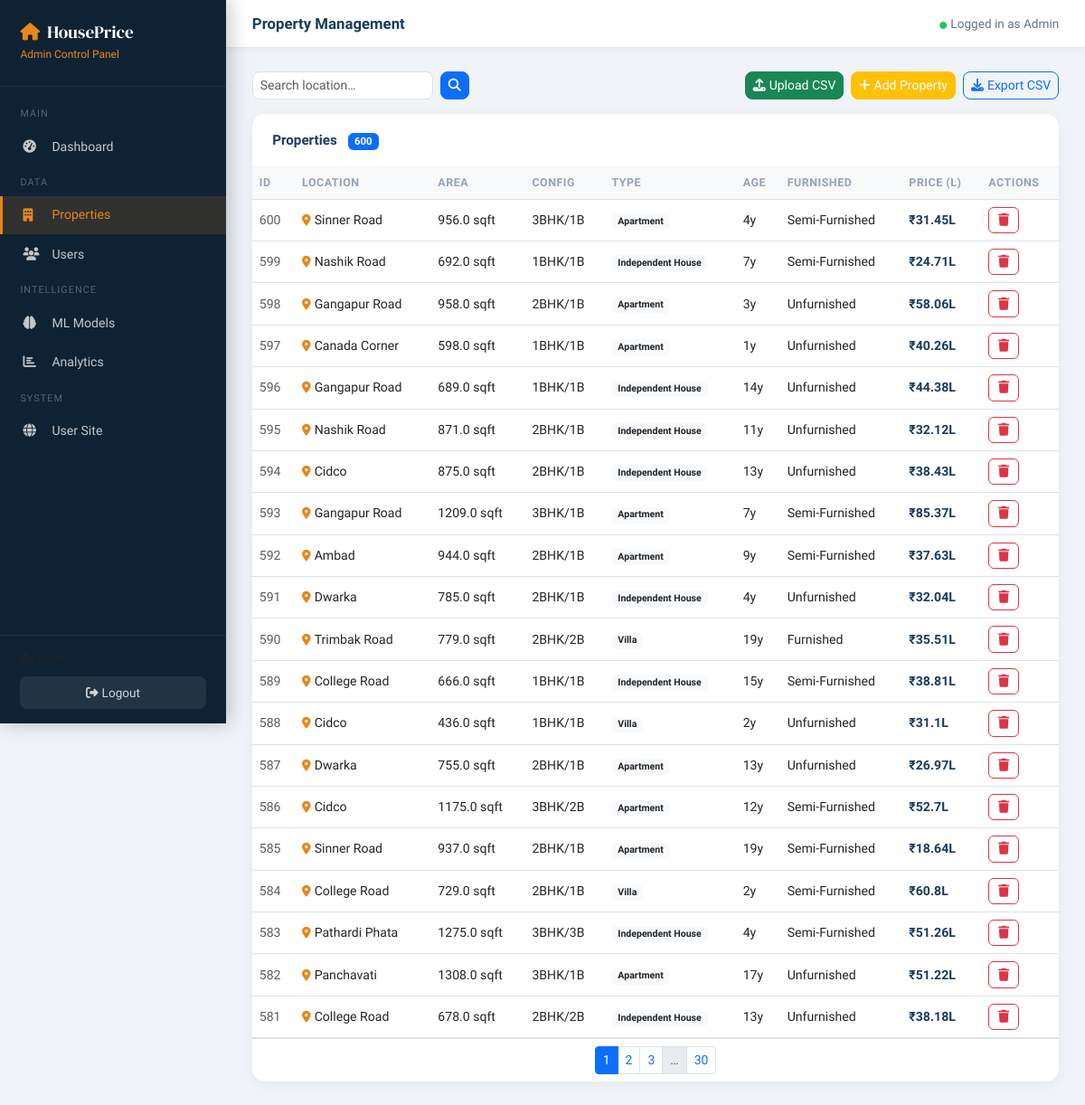
The page /admin/properties (signed in) on the database its author committed.
### database.py (models this page shows)
class Property(db.Model):
    __tablename__ = "properties"
    id            = db.Column(db.Integer, primary_key=True)
    location      = db.Column(db.String(100), nullable=False)
    area_sqft     = db.Column(db.Float, nullable=False)
    bedrooms      = db.Column(db.Integer, nullable=False)
    bathrooms     = db.Column(db.Integer, nullable=False)
    property_type = db.Column(db.String(50), nullable=False)
    age_years     = db.Column(db.Integer, default=0)
    floor         = db.Column(db.Integer, default=0)
    parking       = db.Column(db.Integer, default=0)  # 0/1
    furnished     = db.Column(db.String(30), nullable=False)
    price_lakhs   = db.Column(db.Float, nullable=False)
    created_at    = db.Column(db.DateTime, default=datetime.utcnow)

### app.py (the view)
@app.route("/admin/properties")
@admin_required
def admin_properties():
    page     = request.args.get("page", 1, type=int)
    search   = request.args.get("search", "")
    query    = Property.query
    if search:
        query = query.filter(Property.location.ilike(f"%{search}%"))
    props    = query.order_by(Property.id.desc()).paginate(page=page, per_page=20, error_out=False)
    return render_template("admin/properties.html", props=props, search=search,
                           locations=ml_service.LOCATIONS,
                           property_types=ml_service.PROPERTY_TYPES,
                           furnished_opts=ml_service.FURNISHED_OPTS)

### app.py (called while the page is built)
def admin_required(f):
    @wraps(f)
    def decorated(*args, **kwargs):
        if "admin_id" not in session:
            return redirect(url_for("admin_login"))
        return f(*args, **kwargs)
    return decorated

### templates/admin/properties.html (shortened to what this page needs)
{% extends "admin/base.html" %}
{% block page_title %}Property Management{% endblock %}
{% block content %}
<div class="d-flex flex-wrap gap-2 mb-3 align-items-center">
  <form class="d-flex gap-2" method="GET">
    <input type="text" name="search" class="form-control form-control-sm" placeholder="Search location…" value="{{ search }}" style="width:200px; border-radius:8px;"/>
    <button class="btn btn-sm btn-primary" style="border-radius:8px;" type="submit"><i class="fas fa-search"></i></button>
  </form>
  <div class="ms-auto d-flex gap-2">
    <button class="btn btn-sm btn-success" style="border-radius:8px;" data-bs-toggle="modal" data-bs-target="#uploadModal">
      <i class="fas fa-upload me-1"></i>Upload CSV
    </button>
    <button class="btn btn-sm btn-warning text-white" style="border-radius:8px;" data-bs-toggle="modal" data-bs-target="#addModal">
      <i class="fas fa-plus me-1"></i>Add Property
    </button>
    <a href="{{ url_for('admin_export_csv') }}" class="btn btn-sm btn-outline-primary" style="border-radius:8px;">
      <i class="fas fa-download me-1"></i>Export CSV
    </a>
  </div>
</div>
<div class="card-box">
  <div class="card-box-header">
    Properties
    <span class="badge bg-primary ms-2">{{ props.total }}</span>
  </div>
  <div class="table-responsive">
    <table class="table table-hover mb-0">
      <thead class="table-light">
        <tr>
          <th>ID</th><th>Location</th><th>Area</th><th>Config</th>
          <th>Type</th><th>Age</th><th>Furnished</th><th>Price (L)</th><th>Actions</th>
        </tr>
      </thead>
      <tbody>
        {% for p in props.items %}
        <tr>
          <td class="text-muted">{{ p.id }}</td>
          <td><i class="fas fa-map-marker-alt me-1" style="color:#e8871a; font-size:.8rem;"></i>{{ p.location }}</td>
          <td>{{ p.area_sqft }} sqft</td>
          <td>{{ p.bedrooms }}BHK/{{ p.bathrooms }}B</td>
          <td><span class="badge bg-light text-dark">{{ p.property_type }}</span></td>
          <td>{{ p.age_years }}y</td>
          <td>{{ p.furnished }}</td>
          <td><strong style="color:#1a3c5e;">₹{{ p.price_lakhs }}L</strong></td>
          <td>
            <form method="POST" action="{{ url_for('admin_delete_property', pid=p.id) }}" class="d-inline"
                  onsubmit="return confirm('Delete this property?')">
              <button type="submit" class="btn btn-sm btn-outline-danger" style="border-radius:6px; padding:.2rem .6rem;">
                <i class="fas fa-trash"></i>
              </button>
            </form>
          </td>
        </tr>
        {% endfor %}
      </tbody>
    </table>
  </div>
  {% if props.pages > 1 %}
  <div class="card-box-body pt-2 pb-2 border-top">
    <nav>
      <ul class="pagination pagination-sm mb-0 justify-content-center">
        {% for page in props.iter_pages(left_edge=1,right_edge=1,left_current=2,right_current=2) %}
          {% if page %}
            <li class="page-item {% if page == props.page %}active{% endif %}">
              <a class="page-link" href="{{ url_for('admin_properties', page=page, search=search) }}">{{ page }}</a>
            </li>
          {% else %}
            <li class="page-item disabled"><span class="page-link">…</span></li>
          {% endif %}
        {% endfor %}
      </ul>
    </nav>
  </div>
  {% endif %}
</div>
{% endblock %}

### templates/admin/base.html (style rules this page uses)
:root { --primary: #1a3c5e; --accent: #e8871a; --sidebar-w: 250px; --sidebar-bg: #0f2233; --sidebar-text: rgba(255,255,255,.75); --sidebar-active: rgba(232,135,26,.15); }
* { box-sizing: border-box; }
body { font-family: 'Sora', sans-serif; background: #f0f4f8; margin: 0; }
.card-box { background: #fff; border-radius: 14px; box-shadow: 0 2px 12px rgba(0,0,0,.06); overflow: hidden; }
.card-box-header { padding: 1.1rem 1.4rem; border-bottom: 1px solid #f0f4f8; font-weight: 700; color: var(--primary); font-size: .95rem; }
.card-box-body { padding: 1.2rem 1.4rem; }
.badge { font-weight: 600; }
.table th { font-size: .78rem; text-transform: uppercase; letter-spacing: .5px; color: #94a3b8; font-weight: 600; border-top: none; }
.table td { vertical-align: middle; font-size: .88rem; }

### rows shown on the page
Property: id "600", location "Sinner Road", area_sqft "956.0", bedrooms "3", bathrooms "1", property_type "Apartment", age_years "4", furnished "Semi-Furnished", price_lakhs "31.45"
Property: id "599", location "Nashik Road", area_sqft "692.0", bedrooms "1", bathrooms "1", property_type "Independent House", age_years "7", furnished "Semi-Furnished", price_lakhs "24.71"
Property: id "598", location "Gangapur Road", area_sqft "958.0", bedrooms "2", bathrooms "1", property_type "Apartment", age_years "3", furnished "Unfurnished", price_lakhs "58.06"
Property: id "597", location "Canada Corner", area_sqft "598.0", bedrooms "1", bathrooms "1", property_type "Apartment", age_years "1", furnished "Unfurnished", price_lakhs "40.26"
Property: id "596", location "Gangapur Road", area_sqft "689.0", bedrooms "1", bathrooms "1", property_type "Independent House", age_years "14", furnished "Unfurnished", price_lakhs "44.38"
Property: id "595", location "Nashik Road", area_sqft "871.0", bedrooms "2", bathrooms "1", property_type "Independent House", age_years "11", furnished "Unfurnished", price_lakhs "32.12"
Property: id "594", location "Cidco", area_sqft "875.0", bedrooms "2", bathrooms "1", property_type "Independent House", age_years "13", furnished "Unfurnished", price_lakhs "38.43"
Property: id "593", location "Gangapur Road", area_sqft "1209.0", bedrooms "3", bathrooms "1", property_type "Apartment", age_years "7", furnished "Semi-Furnished", price_lakhs "85.37"
Property: id "592", location "Ambad", area_sqft "944.0", bedrooms "2", bathrooms "1", property_type "Apartment", age_years "9", furnished "Semi-Furnished", price_lakhs "37.63"
Property: id "591", location "Dwarka", area_sqft "785.0", bedrooms "2", bathrooms "1", property_type "Independent House", age_years "4", furnished "Unfurnished", price_lakhs "32.04"
Property: id "590", location "Trimbak Road", area_sqft "779.0", bedrooms "2", bathrooms "2", property_type "Villa", age_years "19", furnished "Furnished", price_lakhs "35.51"
Property: id "589", location "College Road", area_sqft "666.0", bedrooms "1", bathrooms "1", property_type "Independent House", age_years "15", furnished "Semi-Furnished", price_lakhs "38.81"
Property: id "588", location "Cidco", area_sqft "436.0", bedrooms "1", bathrooms "1", property_type "Villa", age_years "2", furnished "Unfurnished", price_lakhs "31.1"
Property: id "587", location "Dwarka", area_sqft "755.0", bedrooms "2", bathrooms "1", property_type "Apartment", age_years "13", furnished "Unfurnished", price_lakhs "26.97"
Property: id "586", location "Cidco", area_sqft "1175.0", bedrooms "3", bathrooms "2", property_type "Apartment", age_years "12", furnished "Semi-Furnished", price_lakhs "52.7"
Property: id "585", location "Sinner Road", area_sqft "937.0", bedrooms "2", bathrooms "1", property_type "Apartment", age_years "19", furnished "Semi-Furnished", price_lakhs "18.64"
Property: id "584", location "College Road", area_sqft "729.0", bedrooms "2", bathrooms "1", property_type "Villa", age_years "2", furnished "Semi-Furnished", price_lakhs "60.8"
Property: id "583", location "Pathardi Phata", area_sqft "1275.0", bedrooms "3", bathrooms "3", property_type "Independent House", age_years "4", furnished "Semi-Furnished", price_lakhs "51.26"
Property: id "582", location "Panchavati", area_sqft "1308.0", bedrooms "3", bathrooms "1", property_type "Apartment", age_years "17", furnished "Unfurnished", price_lakhs "51.22"
Property: id "581", location "College Road", area_sqft "678.0", bedrooms "2", bathrooms "2", property_type "Independent House", age_years "13", furnished "Unfurnished", price_lakhs "38.18"

### other values the page prints
{{ session.admin_name or 'Admin' }} "Admin"
{{ props.total }} "600"
{{ page }} "1" "2" "3" "30"
